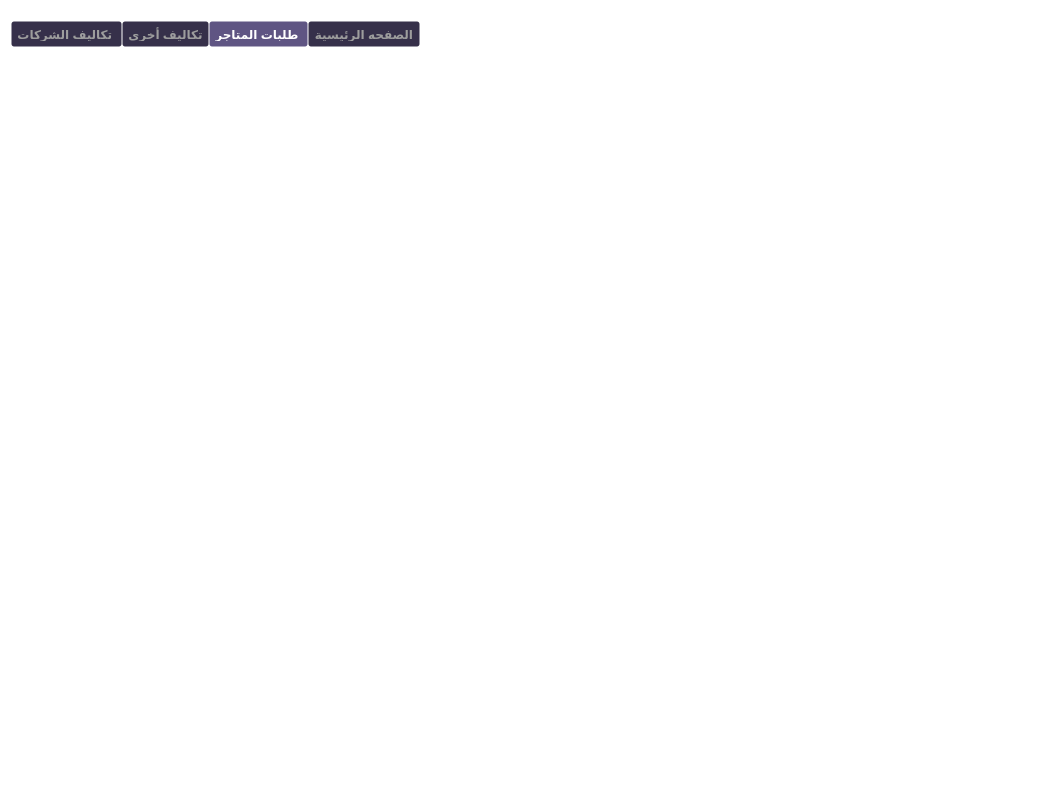
<?xml version="1.0" encoding="UTF-8"?>
<ui version="4.0">
 <class>Form</class>
 <widget class="QWidget" name="Form">
  <property name="geometry">
   <rect>
    <x>0</x>
    <y>0</y>
    <width>1062</width>
    <height>786</height>
   </rect>
  </property>
  <property name="windowTitle">
   <string>Form</string>
  </property>
  <property name="windowIcon">
   <iconset resource="../../resources/resources.qrc">
    <normaloff>:/icons/icons/icon.png</normaloff>:/icons/icons/icon.png</iconset>
  </property>
  <property name="layoutDirection">
   <enum>Qt::RightToLeft</enum>
  </property>
  <property name="styleSheet">
   <string notr="true">QWidget {

			background-color :  rgb(255, 255, 255) ; 
		
			border-radius : 5%; 		
		padding : 0 ; 
	 margin : 0 ; 


}</string>
  </property>
  <layout class="QVBoxLayout" name="verticalLayout">
   <item>
    <widget class="QTabWidget" name="tabWidget">
     <property name="layoutDirection">
      <enum>Qt::LeftToRight</enum>
     </property>
     <property name="styleSheet">
      <string notr="true">
  QTabWidget::pane {
	margin : 5px  ;

			border-radius : 3% ;


        }



QTabWidget::tab-bar {
	alignment : right     ;


}

QTabBar
{

		font: 11pt &quot;Ravie&quot;;
	font-weight : bold ;

}
QTabBar::tab {

	margin-top : 10px;
	background-color : #36304A; 
	color :  rgb(157, 157, 157)   ;
	padding : 5px ;

	border : 1px solid transparent    ;
	border-radius : 3%;


}

QTabBar::tab::selected {
	background-color  :  rgb(95, 85, 131) ; 
	color : white    ; 



}



   QTabBar::tab:hover {


        }</string>
     </property>
     <property name="tabPosition">
      <enum>QTabWidget::North</enum>
     </property>
     <property name="tabShape">
      <enum>QTabWidget::Rounded</enum>
     </property>
     <property name="currentIndex">
      <number>2</number>
     </property>
     <property name="iconSize">
      <size>
       <width>20</width>
       <height>20</height>
      </size>
     </property>
     <property name="elideMode">
      <enum>Qt::ElideMiddle</enum>
     </property>
     <property name="documentMode">
      <bool>false</bool>
     </property>
     <property name="tabsClosable">
      <bool>false</bool>
     </property>
     <property name="movable">
      <bool>true</bool>
     </property>
     <property name="tabBarAutoHide">
      <bool>true</bool>
     </property>
     <widget class="QWidget" name="tab_2">
      <attribute name="title">
       <string>تكاليف الشركات </string>
      </attribute>
     </widget>
     <widget class="QWidget" name="tab_3">
      <attribute name="title">
       <string>تكاليف أخري</string>
      </attribute>
     </widget>
     <widget class="QWidget" name="tab">
      <attribute name="title">
       <string>طلبات المتاجر </string>
      </attribute>
     </widget>
     <widget class="QWidget" name="tab_1">
      <attribute name="icon">
       <iconset resource="../../resources/resources.qrc">
        <normaloff>:/icons/icons/home.png</normaloff>:/icons/icons/home.png</iconset>
      </attribute>
      <attribute name="title">
       <string>الصفحه الرئيسية</string>
      </attribute>
     </widget>
    </widget>
   </item>
  </layout>
 </widget>
 <resources>
  <include location="../../resources/resources.qrc"/>
 </resources>
 <connections/>
</ui>
